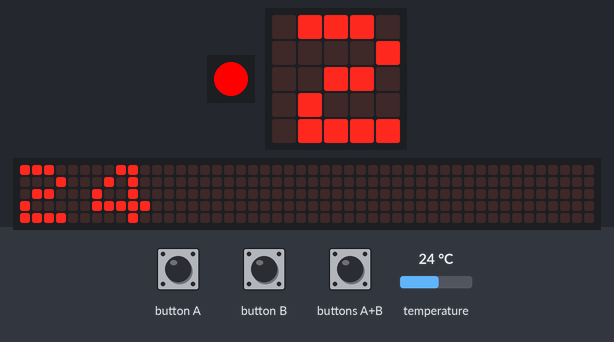
This program was run on a simulated Calliope mini (MakeCode). Shown: 1 RGB LEDs in strip order, left to right, the board's 5×5 LED display, a strip that is not on the board, showing the scrolling text unrolled. The inputs (shaded band) are chosen by the test bench; at power-on: temperature 24 °C. The 48×5 strip is a reading aid, not a part: it shows the text the display is scrolling, unrolled, one strip-width of it at a time.

Above: at 6.07 s.
6.1 s: temperature set to 28 °C
At 8.43 s:
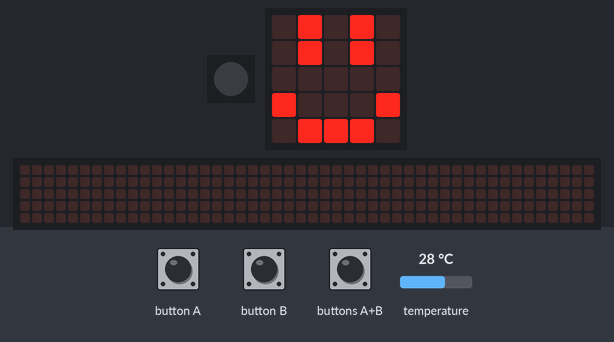
10.2 s: button B pressed for 0.15 s
At 13.74 s:
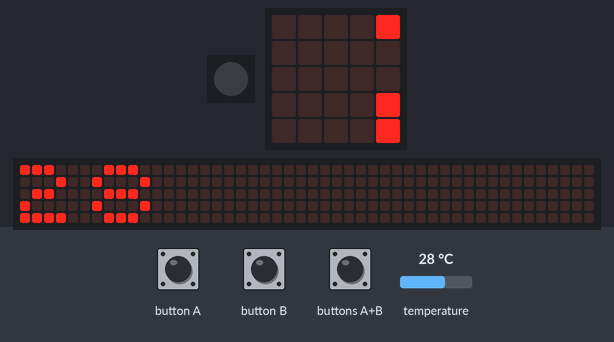
15.4 s: buttons A+B pressed for 0.15 s
At 15.69 s:
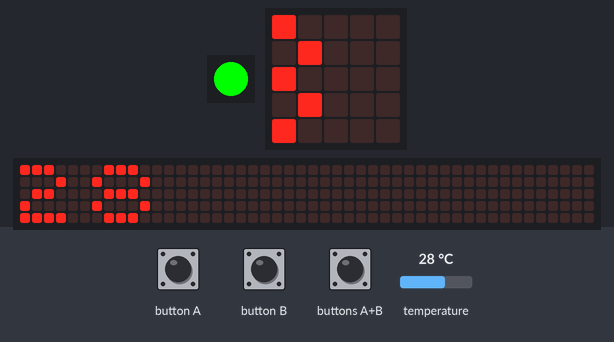
16.1 s: button B pressed for 0.15 s
16.8 s: buttons A+B pressed for 1 s
At 17.91 s:
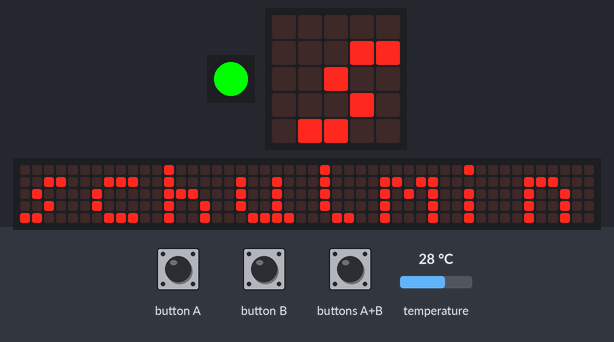
Timing chart, 0 to 54.7 s (numbered marks = the images above; inputs shaded):
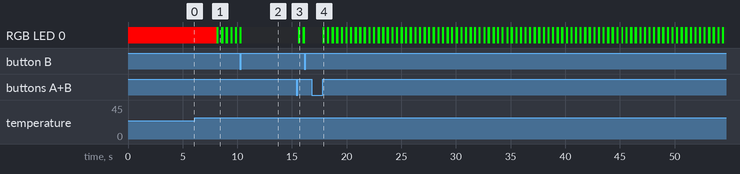

Measured:
- after the input at 6.1 s, the display: first differs from a run without the input after 2.0 s (image 1 shows a later state)

The program:

main.ts
```typescript
input.onButtonEvent(Button.A, input.buttonEventClick(), function () {
    play_sound = 0
})
input.onButtonEvent(Button.AB, input.buttonEventClick(), function () {
    blink_active = 1
})
input.onButtonEvent(Button.B, input.buttonEventClick(), function () {
    blink_active = 0
})
let play_sound = 0
let blink_active = 0
blink_active = 1
let blink = 0
play_sound = 2
basic.forever(function () {
    if (input.temperature() <= 24) {
        blink = 0
        basic.setLedColor(0xff0000)
        basic.showLeds(`
            . # . # .
            . # . # .
            . . . . .
            . # # # .
            # . . . #
            `)
        basic.pause(5000)
        basic.clearScreen()
        basic.showNumber(input.temperature())
    } else if (input.temperature() == 25) {
        blink = 0
        basic.setLedColor(0x0000ff)
        basic.showLeds(`
            . # . # .
            . # . # .
            . . . . .
            # # # # #
            . . . . .
            `)
        basic.pause(5000)
        basic.clearScreen()
        basic.showNumber(input.temperature())
    } else if (input.temperature() == 26) {
        blink = 0
        basic.setLedColor(0x0000ff)
        basic.showLeds(`
            . # . # .
            . # . # .
            . . . . .
            # # # # #
            . . . . .
            `)
        basic.pause(5000)
        basic.clearScreen()
        basic.showNumber(input.temperature())
    } else if (input.temperature() >= 27) {
        if (blink_active == 1) {
            blink = 1
            play_sound += 1
            basic.showLeds(`
                . # . # .
                . # . # .
                . . . . .
                # . . . #
                . # # # .
                `)
            basic.pause(5000)
            basic.clearScreen()
            basic.showNumber(input.temperature())
            basic.clearScreen()
            basic.pause(1000)
            basic.showString("schulministerium.nrw/hitzefrei")
        } else {
            basic.setLedColor(0x00ff00)
            play_sound += 1
            basic.showLeds(`
                . # . # .
                . # . # .
                . . . . .
                # . . . #
                . # # # .
                `)
            basic.pause(5000)
            basic.clearScreen()
            basic.showNumber(input.temperature())
            basic.clearScreen()
            basic.pause(1000)
            basic.showString("schulministerium.nrw/hitzefrei")
        }
    }
})
basic.forever(function () {
    if ((blink && blink_active) == 1) {
        basic.setLedColor(0x00ff00)
        basic.pause(200)
        basic.turnRgbLedOff()
        basic.pause(200)
    }
})
basic.forever(function () {
    if (play_sound == 1) {
        music.playTone(587, music.beat(BeatFraction.Whole))
        play_sound += 1
    }
})
```

test.ts
```typescript
// Hier kann man Tests durchführen; diese Datei wird nicht kompiliert, wenn dieses Paket als Erweiterung verwendet wird.
```
